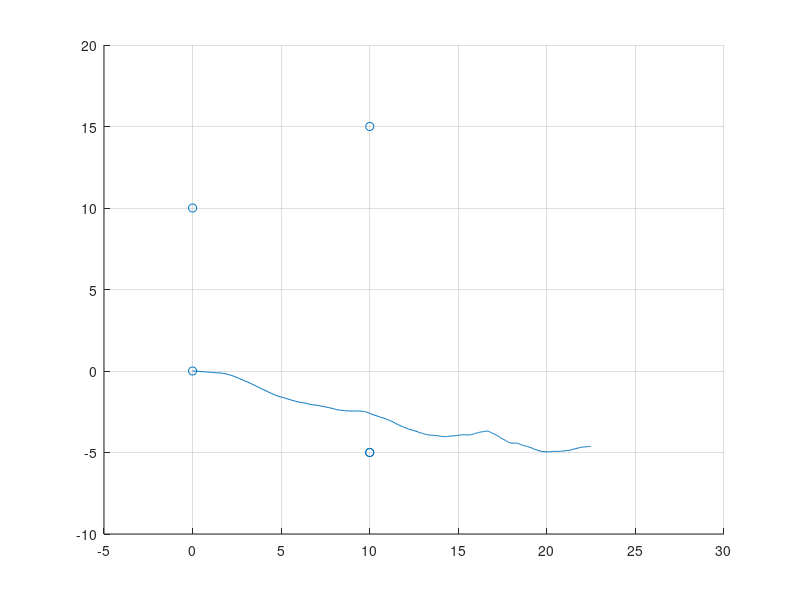

The MATLAB source for this figure: (Note: this script raises an error after producing the figure.)
clear all; close all; clc;
f=12.5;   % frequency hz
dt=1/f; % period s
T=30;   % exp time s
N=floor(T/dt);

fov=60;

bs=[0;0];
vt1=[0;10;0];
vt2=[10;-5;sqrt(125)];
vt3=[10;15;sqrt(125)];
vt4=[10;-5;sqrt(325)];

ax=0.5; ay=ax;    % acceleration for each direction m/s^2
pos_init=[0;0]; % initial position m
v_init=[1;0]/sqrt(1);   % initial velocity m/s

toarmse=0.3; % m
toalosrmse=0.05; % m
aoarmse=4*pi/180;   % rad
aoalosrmse=2*pi/180;
bias=0.3;
R=diag([toarmse^2,aoarmse^2]);

x=zeros(5,N);
x(:,1)=[pos_init;v_init;0.3];
A=eye(5);
A(1,3)=dt;
A(2,4)=dt;
B=[0.5*dt^2, 0;
    0, 0.5*dt^2;
    dt, 0;
    0, dt;
    0, 0];

% add dependencies
addpath('VT_datagen_dependencies');
%% groundtruth gen
for montecarlo=1:10
    flag=0;
    while (flag~=1)
        a=[normrnd(0,1,1,N)*ax;normrnd(0,1,1,N)*ay];
        for i=2:N
            x(:,i)=A*x(:,i-1)+B*a(:,i);
            if (x(2,i)>5)
                flag=0;
                break;
            end
            if(i==N)
                flag=1;
            end
        end
    end
    gtPose=[[0:0.08:29.92]',x'];
    %% plot
    h=figure();
    grid on;
    hold on;
    xlim([-5,30]);
    ylim([-10,20]);
    scatter([bs(1);vt1(1);vt2(1);vt3(1);vt4(1)],[bs(2);vt1(2);vt2(2);vt3(2);vt4(2)]);
    plot(x(1,:),x(2,:));

    %% measurement gen
    lambda = 0.02; % expectation of the Poisson distribution
    P_D=0.95;      % probability of detection

    bsmeas=zeros(2,N);  % 先toa后dod最后aoa
    vt1meas=zeros(3,N);
    vt2meas=zeros(3,N);
    vt3meas=zeros(3,N);
    vt4meas=zeros(3,N);

    
    bsmeascpp=zeros(2,N);  % 先toa后aoa
    vt1meascpp=zeros(2,N);
    vt2meascpp=zeros(2,N);
    vt3meascpp=zeros(2,N);
    vt4meascpp=zeros(2,N);
    
    bsmeasoriginal=zeros(3,N);  % 先toa后dod最后aoa
    vt1measoriginal=zeros(3,N);
    vt2measoriginal=zeros(3,N);
    vt3measoriginal=zeros(3,N);
    vt4measoriginal=zeros(3,N);

    bsmeascpporiginal=zeros(2,N);  % 先toa后aoa
    vt1meascpporiginal=zeros(2,N);
    vt2meascpporiginal=zeros(2,N);
    vt3meascpporiginal=zeros(2,N);
    vt4meascpporiginal=zeros(2,N);

    gtPosetrans=gtPose';
    for i=1:N
        alpha=GetAngle(x(3:4,i),[0;0]);
        bsmeasoriginal(:,i)=[norm(x(1:2,i)-bs)+bias;getAOD([0;0;0],x(:,i),[0;0;0],'LOS');getAOA([0;0;0],x(:,i),[0;0;0],'LOS',alpha)'];
        vt1measoriginal(:,i)=[norm(x(1:2,i)-vt1(1:2))+vt1(3)+bias;getAOD([0;0;0],x(:,i),vt1,'VA');getAOA([0;0;0],x(:,i),vt1,'VA',alpha)'];
        vt2measoriginal(:,i)=[norm(x(1:2,i)-vt2(1:2))+vt2(3)+bias;getAOD([0;0;0],x(:,i),vt2,'VA')';getAOA([0;0;0],x(:,i),vt2,'VA',alpha)'];
        vt3measoriginal(:,i)=[norm(x(1:2,i)-vt3(1:2))+vt3(3)+bias;getAOD([0;0;0],x(:,i),vt2,'SP')';getAOA([0;0;0],x(:,i),vt3,'SP',alpha)'];
        vt4measoriginal(:,i)=[norm(x(1:2,i)-vt4(1:2))+vt4(3)+bias;getAOD([0;0;0],x(:,i),vt3,'VA')';getAOA([0;0;0],x(:,i),vt4,'VA',alpha)'];
        
        bsmeascpporiginal(:,i)=[norm(gtPosetrans(2:3,i)-bs)+bias;GetAngle([0,0],gtPosetrans(2:3,i))];
        vt1meascpporiginal(:,i)=[norm(gtPosetrans(2:3,i)-vt1(1:2))+vt1(3)+bias;GetAngle(vt1(1:2),gtPosetrans(2:3,i))];
        vt2meascpporiginal(:,i)=[norm(gtPosetrans(2:3,i)-vt2(1:2))+vt2(3)+bias;GetAngle(vt2(1:2),gtPosetrans(2:3,i))];
        vt3meascpporiginal(:,i)=[norm(gtPosetrans(2:3,i)-vt3(1:2))+vt3(3)+bias;GetAngle(vt3(1:2),gtPosetrans(2:3,i))];
        vt4meascpporiginal(:,i)=[norm(gtPosetrans(2:3,i)-vt4(1:2))+vt4(3)+bias;GetAngle(vt4(1:2),gtPosetrans(2:3,i))];
    end
    
    for count=1:10
        % white noise addup
        bsnoise=[randn(1,N)*toalosrmse;randn(1,N)*aoalosrmse;randn(1,N)*aoalosrmse];
        vt1noise=[randn(1,N)*toarmse;randn(1,N)*aoarmse;randn(1,N)*aoarmse];
        vt2noise=[randn(1,N)*toarmse;randn(1,N)*aoarmse;randn(1,N)*aoarmse];
        vt3noise=[randn(1,N)*toarmse;randn(1,N)*aoarmse;randn(1,N)*aoarmse];
        vt4noise=[randn(1,N)*toarmse;randn(1,N)*aoarmse;randn(1,N)*aoarmse];

        bsmeas=bsmeasoriginal+bsnoise;
        vt1meas=vt1measoriginal+vt1noise;
        vt2meas=vt2measoriginal+vt2noise;
        vt3meas=vt3measoriginal+vt3noise;
        vt4meas=vt4measoriginal+vt4noise;
        
        bsmeascpp=bsmeascpporiginal+bsnoise([1,3],:);
        vt1meascpp=vt1meascpporiginal+vt1noise([1,3],:);
        vt2meascpp=vt2meascpporiginal+vt2noise([1,3],:);
        vt3meascpp=vt3meascpporiginal+vt3noise([1,3],:);
        vt4meascpp=vt4meascpporiginal+vt4noise([1,3],:);

        bsmeascpp(2,:)=normalizeAngles(bsmeascpp(2,:));
        vt1meascpp(2,:)=normalizeAngles(vt1meascpp(2,:));
        vt2meascpp(2,:)=normalizeAngles(vt2meascpp(2,:));
        vt3meascpp(2,:)=normalizeAngles(vt3meascpp(2,:));
        vt4meascpp(2,:)=normalizeAngles(vt4meascpp(2,:));

        bsmeascpp(1,:)=normalizeRanges(bsmeascpp(1,:));
        vt1meascpp(1,:)=normalizeRanges(vt1meascpp(1,:));
        vt2meascpp(1,:)=normalizeRanges(vt2meascpp(1,:));
        vt3meascpp(1,:)=normalizeRanges(vt3meascpp(1,:));
        vt4meascpp(1,:)=normalizeRanges(vt4meascpp(1,:));

        h1=figure();
        hold on;
        plot(vt1meascpp(1,:));
        plot(vt2meascpp(1,:));
        plot(vt3meascpp(1,:));
        plot(vt4meascpp(1,:));
        %% code from GenData
        % hyper parameter.
        parameter.N=N;
        parameter.T=T;
        parameter.dT=parameter.T/parameter.N;

        sigma.DOA_az = aoarmse; 
        sigma.DOA_el = 0.00001; 
        sigma.DOD_az = aoarmse; 
        sigma.DOD_el = 0.00001; 
        sigma.TOA = toarmse; 
        % [TOA, DODaz, DODel, DOAaz, DOAel]
        measurementCovariance = diag([sigma.TOA^2,sigma.DOD_az^2,sigma.DOD_el^2,sigma.DOA_az^2,sigma.DOA_el^2]);

        % 为了适应matlab代码格式
        % para
        para.save = 1; % 1) save;
        para.MC = 10; % # Monte Carlo run
        para.TIME = parameter.N; % # time evolution (para.TIME = 2*pi/Vel_rot.ini/para.t_du)
        para.t_du = parameter.dT; % time duration
        para.N_vehicle = 1; % number of vehicles
        para.N_VA = 1; % # number of VAs
        para.N_SP = 3;  % # number of SPs
        para.SPVisibilityRadius=fov; % FoV for SP, [m]
        para.Rmax = 100; % maximum distance range, [m]
        
        para.lambda = lambda; % expectation of the Poisson distribution
        para.P_D=P_D;      % probability of detection
        
        
        % units: [x m; y m; z m; theta rad; v m/s; theta dot rad/s; B m]^2 

        % process noise: to be modified

        para.ax=ax;
        para.ay=ay;
        para.ProcessNoiseCovariance=[];     % inaccurate expression
        para.InitialState = [x(1:2,1)',0,GetAngle(x(3:4,1),[0;0]),norm(x(3:4,1)),0,0];

        % Channel
        Channel.Values = zeros(5,para.N_VA+para.N_SP+1,para.TIME); % ordered: TOA, DOD(az,el) DOA(az,el)
        Channel.Labels=['TOA ' ' DODaz' ' DODel' ' DOAaz' ' DOAel'];
        Channel.Visible.TOT= ones(para.N_VA+para.N_SP+1,para.TIME,para.N_vehicle);  % 0 or 1
        Channel.Visible.LOS= ones(1,para.TIME,para.N_vehicle);  % 0 or 1
        Channel.Visible.VA= ones(para.N_VA,para.TIME,para.N_vehicle);  % 0 or 1
        Channel.Visible.SP= ones(para.N_SP,para.TIME,para.N_vehicle);  % 0 or 1
        Channel.Clutter=[];

        % state translate
        % units: [x m; y m; z m; theta rad; v m/s; theta dot rad/s; B m]
        state=[x(1:2,:);zeros(1,parameter.N);zeros(1,parameter.N);sqrt(x(3,:).^2+x(4,:).^2);zeros(1,parameter.N);zeros(1,parameter.N)];
        for i=1:para.TIME
            state(4,i)=GetAngle(x(3:4,i),[0;0]);
        end

        % [TOA, DODaz, DODel, DOAaz, DOAel]
        for i=1:para.TIME
            Channel.Values(:,1,i)=[bsmeas(1,i);bsmeas(2,i);0;bsmeas(3,i);0];

            Channel.Values(:,2,i)=[vt1meas(1,i);vt1meas(2,i);0;vt1meas(3,i);0];

            Channel.Values(:,3,i)=[vt2meas(1,i);vt2meas(2,i);0;vt2meas(3,i);0];
            Channel.Values(:,4,i)=[vt3meas(1,i);vt3meas(2,i);0;vt3meas(3,i);0];
            Channel.Values(:,5,i)=[vt4meas(1,i);vt4meas(2,i);0;vt4meas(3,i);0];
            countall=-1;
            if i<=para.TIME/5
                v.Time(i).measurement(:,1)=Channel.Values(:,1,i);
                v.Time(i).measurement(:,2)=Channel.Values(:,2,i);
                v.Time(i).measurement(:,3)=Channel.Values(:,3,i);
                v.Time(i).measurement(:,4)=Channel.Values(:,4,i);
                v.Time(i).measurement(:,5)=Channel.Values(:,5,i);
                countall=5;
            else
                Channel.Visible.LOS(1,i)=0;
                Channel.Visible.TOT(1,i)=0;
                v.Time(i).measurement(:,1)=Channel.Values(:,2,i);
                v.Time(i).measurement(:,2)=Channel.Values(:,3,i);
                v.Time(i).measurement(:,3)=Channel.Values(:,4,i);
                v.Time(i).measurement(:,4)=Channel.Values(:,5,i);
                countall=4;
            end

            N_clutter = poissrnd(para.lambda,1);
            Channel.Clutter(i).vehicle(1).visible = N_clutter;
            
            if N_clutter > 0
                for m = 1:N_clutter
                    countall=countall+1;
                    Channel.Clutter(i).vehicle(1).measurement(:,m) = [para.Rmax*rand; 2*pi*rand; 0; 2*pi*rand; 0];
                    cluttertemp(i).measurement(:,m)=[Channel.Clutter(i).vehicle(1).measurement(1,m),angcali(Channel.Clutter(i).vehicle(1).measurement(4,m)+state(4,i))];
                    v.Time(i).measurement(:,countall)=Channel.Clutter(i).vehicle(1).measurement(:,m);
                end
            end

            v.Time(i).measurement=transpose(v.Time(i).measurement);
        end
        % units: [x m; y m; z m; theta rad; v m/s; theta dot rad/s; B m]^2 
        BS.pos=[0;0;0];
        VA(1).pos=[0; 10; 0];
        SP(1).pos=[10; -5; 0];
        SP(2).pos=[10; 15; 0];

        if para.save ==1
            mkdir(['FinalData_4VT2/Meas_',num2str(montecarlo)]);
            Sp = ['FinalData_4VT2/Meas_',num2str(montecarlo),'/measurement_',num2str(count),'_' num2str(para.TIME)];
            filepath = Sp;
            save(filepath, 'state', 'para', 'BS', 'VA', 'SP', 'Channel', 'v', 'measurementCovariance')
            
            vtmeasurements=cell({vt1meascpp,vt2meascpp,vt3meascpp,vt4meascpp});
            % saving
            meas_complete=cell(N,1);

            N_clutter = poissrnd(lambda,1);

            for i=1:N
                meas_complete{i}=cell(0,1);
                mp = struct(OriginPosition = [gtPose(i,2:3), bias]);
                for j=1:4
                    if rand()<P_D && vtmeasurements{j}(1,i)<fov                
                        tempcell=cell(1,1);
                        tempcell{1,1}=objectDetection((i-1)*dt,vtmeasurements{j}(:,i),'MeasurementNoise',R,MeasurementParameters=mp);
                        meas_complete{i}=[meas_complete{i};tempcell];
                    end
                end

                for j=1:N_clutter
                    r_clutter=fov*rand();
                    b_clutter=2*pi*rand()-pi;
                    tempcell=cell(1,1);
                    tempcell{1,1}=objectDetection((i-1)*dt,[r_clutter;b_clutter],'MeasurementNoise',R,MeasurementParameters=mp);
                    meas_complete{i}=[meas_complete{i};tempcell];
                end
            end

            target=[vt1,vt2,vt3,vt4];
            save(['FinalData_4VT2/Meas_',num2str(montecarlo),'/meas_',num2str(count),'_phd.mat'],'meas_complete','target','gtPose','bsmeascpp');
            print (h1, '-dpng', ['FinalData_4VT2/Meas_',num2str(montecarlo),'/meas_',num2str(count),'.png']);
            close(h1);
        end
        print (h, '-dpng', ['FinalData_4VT2/Meas_',num2str(montecarlo),'/gtTraj.png']);
        save( ['FinalData_4VT2/Meas_' num2str(montecarlo) '/gtPose.mat'],'gtPose');
        clear parameter;
        clear Channel;
        clear v;
        
    end
end

